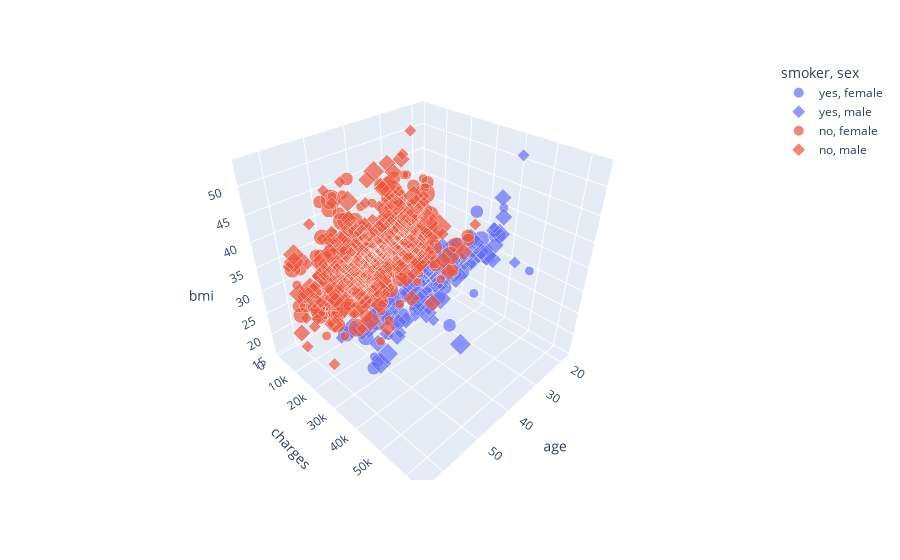

Write notebook code for a chart like this one.
### Code cell
import plotly.express as px
fig = px.scatter_3d(df, x = 'age', y='charges', z='bmi',color='smoker',size='children',symbol='sex')
fig.show()

### Figure 1 — Plotly figure (JSON) as saved in the notebook; plotly's stock layout.template omitted (floating-point values rounded to 4 significant figures; data arrays with more than 128 entries replaced by an {"elided": "..."} marker saying what was removed)
{"data": [{"hovertemplate": "smoker=yes<br>sex=female<br>age=%{x}<br>charges=%{y}<br>bmi=%{z}<br>children=%{marker.size}<extra></extra>", "legendgroup": "yes, female", "marker": {"color": "#636efa", "size": [0, 0, 1, 1, 0, 0, 2, 0, 2, 3, 1, 0, 2, 0, 0, 0, 0, 0, 2, 2, 0, 2, 1, 1, 1, 3, 0, 1, 1, 0, 0, 3, 2, 1, 2, 2, 0, 0, 1, 0, 0, 0, 3, 1, 1, 1, 0, 0, 1, 0, 0, 2, 0, 2, 2, 0, 3, 1, 0, 0, 0, 0, 1, 0, 1, 0, 2, 0, 0, 0, 0, 3, 0, 2, 3, 0, 2, 0, 0, 0, 3, 3, 1, 0, 1, 0, 2, 5, 0, 2, 2, 3, 0, 3, 1, 0, 3, 2, 1, 1, 1, 0, 3, 1, 1, 0, 0, 2, 0, 0, 0, 2, 3, 2, 0], "sizemode": "area", "sizeref": 0.0125, "symbol": "circle"}, "mode": "markers", "name": "yes, female", "scene": "scene", "showlegend": true, "type": "scatter3d", "x": [19, 62, 34, 53, 20, 27, 37, 57, 64, 61, 29, 19, 32, 42, 42, 18, 63, 27, 40, 23, 63, 63, 20, 40, 59, 53, 27, 64, 61, 19, 23, 39, 27, 44, 26, 36, 63, 33, 30, 44, 54, 43, 35, 31, 34, 21, 19, 59, 47, 19, 44, 52, 64, 40, 44, 51, 30, 29, 37, 37, 47, 19, 50, 18, 47, 33, 23, 57, 60, 37, 46, 49, 48, 37, 51, 64, 43, 32, 43, 24, 27, 22, 46, 55, 45, 35, 43, 39, 22, 51, 33, 48, 23, 53, 23, 19, 43, 43, 52, 23, 43, 19, 18, 37, 46, 20, 20, 47, 18, 29, 25, 19, 30, 42, 61], "y": [16880.0, 27810.0, 37700.0, 23240.0, 14710.0, 16580.0, 39840.0, 43580.0, 47290.0, 30940.0, 19110.0, 17080.0, 32730.0, 19960.0, 21350.0, 36150.0, 48820.0, 37130.0, 19440.0, 38510.0, 29520.0, 47310.0, 17090.0, 22330.0, 47900.0, 24870.0, 34840.0, 47930.0, 48520.0, 13840.0, 18030.0, 21660.0, 15010.0, 19590.0, 14460.0, 18610.0, 28950.0, 37080.0, 19520.0, 48890.0, 63770.0, 45860.0, 39980.0, 58570.0, 43940.0, 15360.0, 17470.0, 25680.0, 42970.0, 34440.0, 42980.0, 24670.0, 27040.0, 40000.0, 46200.0, 44400.0, 40930.0, 16660.0, 40420.0, 19540.0, 23070.0, 17750.0, 24520.0, 38790.0, 23400.0, 55140.0, 36020.0, 27530.0, 45010.0, 37270.0, 42110.0, 24110.0, 40970.0, 46110.0, 46260.0, 29330.0, 19800.0, 17500.0, 21770.0, 14570.0, 16420.0, 35600.0, 21680.0, 44420.0, 39730.0, 20230.0, 21880.0, 19020.0, 33910.0, 44640.0, 16780.0, 24180.0, 34170.0, 46660.0, 40900.0, 36900.0, 40940.0, 22480.0, 23890.0, 18330.0, 21770.0, 33310.0, 18220.0, 20300.0, 41660.0, 26130.0, 20170.0, 24540.0, 14280.0, 16120.0, 33900.0, 36400.0, 18770.0, 43900.0, 29140.0], "z": [27.9, 26.29, 31.92, 22.88, 22.42, 24.75, 34.8, 31.16, 31.3, 29.92, 27.94, 28.3, 17.77, 23.37, 26.6, 36.85, 37.7, 36.08, 22.22, 36.67, 27.74, 32.2, 26.84, 28.12, 36.77, 22.61, 31.4, 33.8, 36.38, 21.7, 28.31, 24.89, 17.95, 20.23, 17.2, 22.6, 26.98, 33.5, 28.38, 38.06, 47.41, 46.2, 34.1, 38.09, 30.21, 21.85, 28.31, 23.66, 36.63, 33.11, 38.95, 25.3, 22.99, 32.77, 43.89, 38.06, 39.05, 21.75, 38.39, 26.4, 27.83, 28.88, 27.6, 42.24, 26.12, 35.53, 32.78, 29.81, 32.45, 30.78, 35.53, 23.84, 33.11, 47.6, 37.05, 26.89, 20.05, 24.6, 26.89, 20.52, 20.05, 31.02, 23.66, 35.2, 30.5, 28.02, 24.7, 18.3, 30.4, 34.96, 19.09, 25.85, 31.4, 36.86, 42.75, 32.49, 32.56, 26.7, 24.13, 28.49, 25.27, 30.02, 27.28, 25.55, 34.6, 24.42, 21.8, 27.64, 21.66, 21.85, 30.2, 34.7, 23.66, 40.37, 29.07]}, {"hovertemplate": "smoker=yes<br>sex=male<br>age=%{x}<br>charges=%{y}<br>bmi=%{z}<br>children=%{marker.size}<extra></extra>", "legendgroup": "yes, male", "marker": {"color": "#636efa", "size": {"elided": "159 int values"}, "sizemode": "area", "sizeref": 0.0125, "symbol": "diamond"}, "mode": "markers", "name": "yes, male", "scene": "scene", "showlegend": true, "type": "scatter3d", "x": {"elided": "159 int values"}, "y": {"elided": "159 float values"}, "z": {"elided": "159 float values"}}, {"hovertemplate": "smoker=no<br>sex=female<br>age=%{x}<br>charges=%{y}<br>bmi=%{z}<br>children=%{marker.size}<extra></extra>", "legendgroup": "no, female", "marker": {"color": "#EF553B", "size": {"elided": "547 int values"}, "sizemode": "area", "sizeref": 0.0125, "symbol": "circle"}, "mode": "markers", "name": "no, female", "scene": "scene", "showlegend": true, "type": "scatter3d", "x": {"elided": "547 int values"}, "y": {"elided": "547 float values"}, "z": {"elided": "547 float values"}}, {"hovertemplate": "smoker=no<br>sex=male<br>age=%{x}<br>charges=%{y}<br>bmi=%{z}<br>children=%{marker.size}<extra></extra>", "legendgroup": "no, male", "marker": {"color": "#EF553B", "size": {"elided": "517 int values"}, "sizemode": "area", "sizeref": 0.0125, "symbol": "diamond"}, "mode": "markers", "name": "no, male", "scene": "scene", "showlegend": true, "type": "scatter3d", "x": {"elided": "517 int values"}, "y": {"elided": "517 float values"}, "z": {"elided": "517 float values"}}], "layout": {"legend": {"itemsizing": "constant", "title": {"text": "smoker, sex"}, "tracegroupgap": 0}, "margin": {"t": 60}, "scene": {"domain": {"x": [0, 1], "y": [0, 1]}, "xaxis": {"title": {"text": "age"}}, "yaxis": {"title": {"text": "charges"}}, "zaxis": {"title": {"text": "bmi"}}}}}
